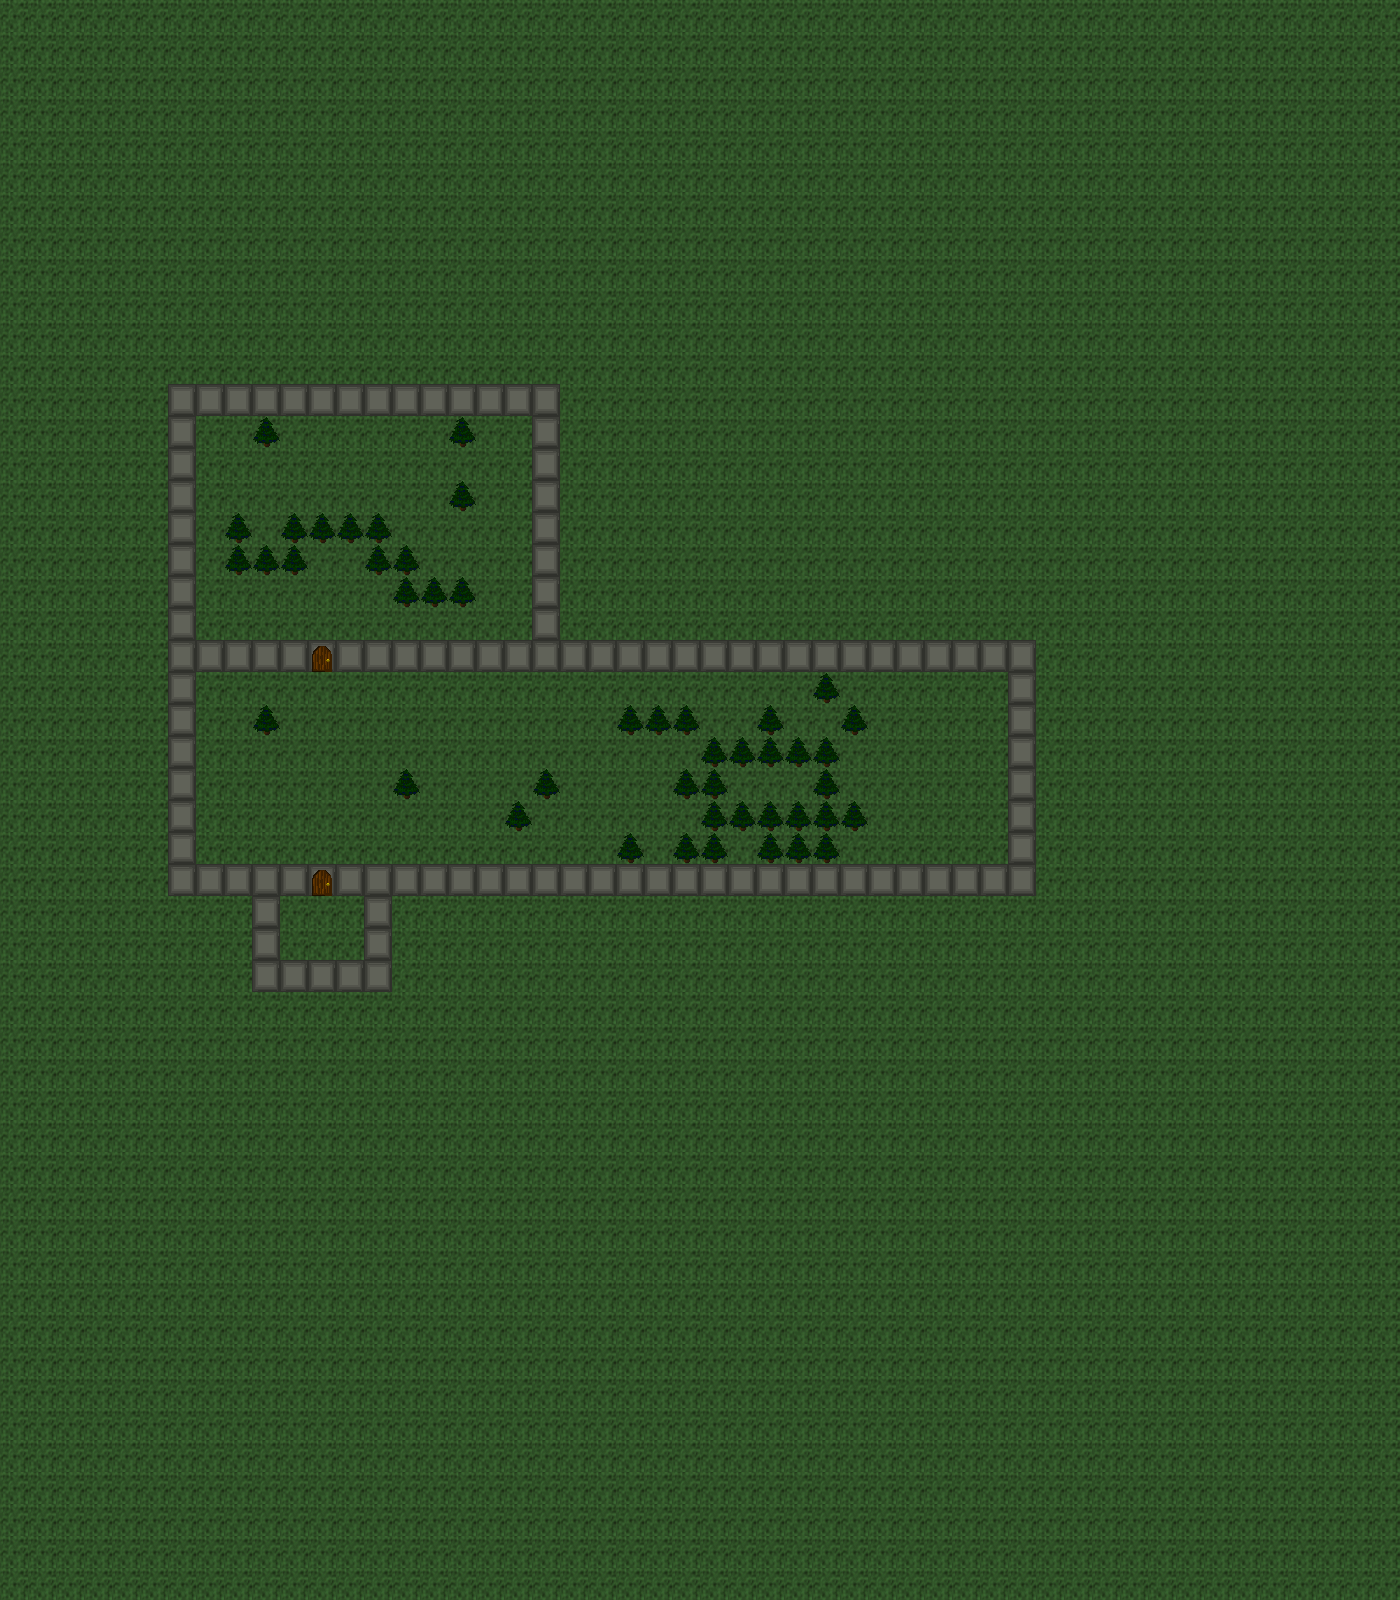

This is a level from a 2D game, rendered from its Tiled map with the project's own tilesets. A one-line summary and the map file follow, with tile-layer data summarised:
An orthogonal 50x50 tile map with 28x32 px tiles, 1 tile layer (Tile Layer 1) and 3 objects (3x NPC).

<map version="1.0" orientation="orthogonal" width="50" height="50" tilewidth="28" tileheight="32">
 <properties>
  <property name="Exit_East" value="none" />
  <property name="Exit_North" value="CarrionValleyWest,8,13,outdoors" />
  <property name="Exit_South" value="none" />
  <property name="Exit_West" value="none" />
  <property name="GlobalX" value="-1" />
  <property name="GlobalY" value="-1" />
  <property name="MapType" value="town" />
  <property name="Name" value="Carrion Dusk Camp" />
  <property name="StartX" value="2" />
  <property name="StartY" value="2" />
 </properties>
 <tileset firstgid="1" name="Terrain1" tilewidth="28" tileheight="32">
  <image source="../../display/images/Terrain1.png" width="308" height="352" />
  <terraintypes>
   <terrain name="Water" tile="48" />
   <terrain name="Cliff" tile="74" />
   <terrain name="Cave" tile="98" />
   <terrain name="CaveWall" tile="97" />
   <terrain name="Grass" tile="5" />
   <terrain name="Grass2" tile="-1" />
   <terrain name="grass3" tile="-1" />
  </terraintypes>
  <tile id="5" terrain="4,4,4,4" />
  <tile id="6" terrain="6,6,6,6" />
  <tile id="7" terrain="6,6,6,6" />
  <tile id="8" terrain="6,6,6,6" />
  <tile id="9" terrain="6,6,6,6" />
  <tile id="10" terrain="6,6,6,6" />
  <tile id="11" terrain="6,6,6,6" />
  <tile id="12" terrain="6,6,6,6" />
  <tile id="13" terrain="6,6,6,6" />
  <tile id="14" terrain="6,6,6,6" />
  <tile id="48" terrain="0,0,0,0" />
  <tile id="49" terrain="0,4,0,4" />
  <tile id="50" terrain="0,0,4,4" />
  <tile id="51" terrain="4,4,0,0" />
  <tile id="52" terrain="0,4,0,0" />
  <tile id="53" terrain="4,0,0,0" />
  <tile id="54" terrain="0,0,0,4" />
  <tile id="55" terrain="0,0,4,0" />
  <tile id="56" terrain="4,0,4,0" />
  <tile id="57" terrain="4,4,4,0" />
  <tile id="58" terrain="4,4,0,4" />
  <tile id="59" terrain="0,4,4,4" />
  <tile id="60" terrain="4,0,4,4" />
  <tile id="61" terrain="1,1,4,4" />
  <tile id="62" terrain="4,4,1,1" />
  <tile id="63" terrain="4,1,4,1" />
  <tile id="64" terrain="1,4,1,4" />
  <tile id="65" terrain="1,4,1,1" />
  <tile id="66" terrain="4,1,1,1" />
  <tile id="67" terrain="1,1,4,1" />
  <tile id="68" terrain="1,1,1,4" />
  <tile id="69" terrain="4,4,1,4" />
  <tile id="70" terrain="4,4,4,1" />
  <tile id="71" terrain="1,4,4,4" />
  <tile id="72" terrain="4,1,4,4" />
  <tile id="73" terrain=",,4,4" />
  <tile id="74" terrain="1,1,1,1" />
 </tileset>
 <layer name="Tile Layer 1" width="50" height="50">
  <properties>
   <property name="ANODE#0" value="false#0#0#0#0#none#none#none#none" />
   <property name="ChangeMap#12" value="true#19#2#10#10#CarrionValleyWest#none#none#none" />
   <property name="ChangeMap#25" value="true#19#4#14#37#TestWorld2#none#none#none" />
   <property name="ChangeMap#26" value="true#17#4#46#48#TowerRockSouth#none#none#none" />
   <property name="ChangeMap#27" value="true#20#3#19#53#CombatDemoStart#none#none#none" />
   <property name="ChangeTile#15" value="true#9#4#9#5#tile_27#none#none#none" />
   <property name="DoubleNotification#3" value="false#11#2#0#0#Text goes here.#Other text goes here.#none#none" />
   <property name="PlaySound#13" value="true#11#4#0#0#default.ogg#none#none#none" />
   <property name="SecretPassage#9" value="true#5#4#5#4#none#none#none#none" />
   <property name="SingleNotification#10" value="false#17#9#0#0#You just got teleported!#none#none#none" />
   <property name="SingleNotification#18" value="false#17#8#0#0#Because you did not execute the first node, I have decided to teleport you to the left.#none#none#none" />
   <property name="SingleNotification#2" value="false#9#2#0#0#Text goes here.#none#none#none" />
   <property name="SingleNotification#21" value="false#17#8#0#0#Since you stuff was done, I have decided to teleport you to the right!#none#none#none" />
   <property name="SingleNotification#5" value="false#17#9#0#0#Stuff Was Done!#none#none#none" />
   <property name="SingleNotification#6" value="false#17#9#0#0#You haven't done stuff yet!#none#none#none" />
   <property name="SingleNotification#8" value="true#15#2#0#0#This is a persistent notification.#none#none#none" />
   <property name="StuffDone#22" value="true#15#4#0#0#SingleNotification_2#TeleportTo_24#TeleportTo_23#none" />
   <property name="StuffDone#7" value="true#13#2#0#0#DoubleNotification_3#SingleNotification_5#SingleNotification_6#none" />
   <property name="TeleportNPC#14" value="false#13#4#13#5#Aldous Fischer#none#none#none" />
   <property name="TeleportTo#11" value="false#17#2#5#1#none#none#none#SingleNotification_10" />
   <property name="TeleportTo#23" value="true#17#8#14#5#none#none#none#SingleNotification_18" />
   <property name="TeleportTo#24" value="true#17#8#16#5#none#none#none#SingleNotification_21" />
   <property name="ZNODE#0" value="false#0#0#0#0#none#none#none#none" />
  </properties>
  <data>[2500 cells, 2500 non-empty, 4 distinct tile ids]</data>
 </layer>
 <objectgroup name="NPCS" width="50" height="50">
  <object name="Masker" type="NPC" x="8" y="7" />
  <object name="Aldous Fischer" type="NPC" x="8" y="3" />
  <object name="Tumbla Jain" type="NPC" x="7" y="2" />
 </objectgroup>
</map>
